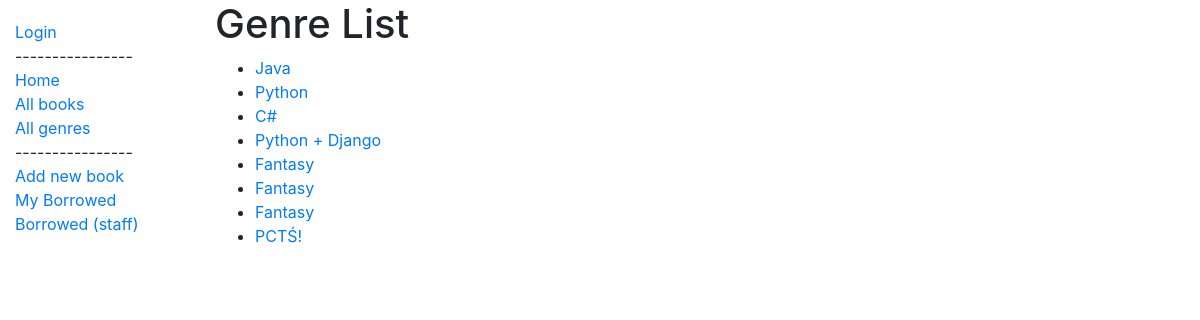
/catalog/genre/, run on the app's committed database.
### catalog/models.py (models this page shows, shortened)
class Genre(models.Model):
    name = models.CharField(max_length=200, help_text='Enter a book genre (e.g. Science Fiction)')
    def __str__(self):
        return self.name

### catalog/views.py (the view)
# urls.py: path('genre/', views.GenreListView.as_view(), name='genre'),
class GenreListView(generic.ListView):
    template_name = "genre_list.html"
    model = Genre
    paginate_by = 10
    def get_context_data(self, **kwargs):
        context = super(GenreListView, self).get_context_data(**kwargs)
        context['genre_list'] = Genre.objects.all()
        return context

### templates/genre_list.html
{% extends "base_generic.html" %}
{% block content %}
  <h1>Genre List</h1>
  {% if genre_list %}
  <ul>
    {% for Genre in genre_list %}
      <li>
        <a href="">{{ Genre }}</a>
      </li>
    {% endfor %}
  </ul>
  {% else %}
    <p>There are no genre in the library.</p>
  {% endif %}
{% endblock %}

### data on the page
Genre: name "Java"
Genre: name "Python"
Genre: name "C#"
Genre: name "Python + Django"
Genre: name "Fantasy"
Genre: name "Fantasy"
Genre: name "Fantasy"
Genre: name "PCTŚ!"
